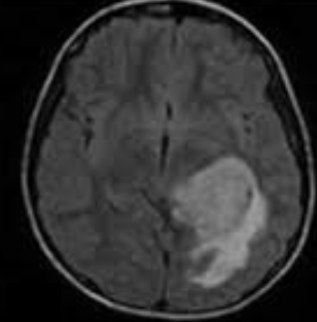
%> input picture HW2/HW2/Tumor.png, 317 x 322 px
$ octave Q3_1.m   (GNU Octave 9; MATLAB toolbox functions it lacks are replaced by stand-ins)
%> lines starting %> are read from the running program, lines starting %| are printed output that depends on the picture
### HW2/Matlab-Code/3/applyGaussianLPF.m
function outputImage = applyGaussianLPF(inputImage, cutoffFrequency, order)
    [rows, cols] = size(inputImage);
    transformedImage = fft2(double(inputImage));
    u = 0:(rows-1);
    v = 0:(cols-1);
    u(u > rows/2) = u(u > rows/2) - rows;
    v(v > cols/2) = v(v > cols/2) - cols;
    [V, U] = meshgrid(v, u);
    distanceMatrix = sqrt(U.^2 + V.^2);
    gaussianFilter = exp(-1/2 * (distanceMatrix.^2 / cutoffFrequency^order));
    filteredTransform = gaussianFilter .* transformedImage;
    outputImage = real(ifft2(filteredTransform));
end

### HW2/Matlab-Code/3/Q3_1.m
clear; close all; clc;

%% Load and preprocess the image
tumor_image = rgb2gray(imread('D:\My-Documants\PhD\Term_03_1403\HW2_402811068\HW2\Tumor.png'));
%> tumor_image: size 322x317 uint8; min 0, max 168, mean 49.9
figure;
imshow(tumor_image), title('Input Tumor Image');

%% Segmentation using Multi-threshold Otsu Method
num_thresholds_1 = 3;
otsu_thresholds_1 = multithresh(tumor_image, num_thresholds_1);
%> otsu_thresholds_1 = [29 62 95]
segmented_labels_1 = imquantize(tumor_image, otsu_thresholds_1);
%> segmented_labels_1: size 322x317 double; 4 distinct labels, from 1 to 4
segmented_otsu_1 = labeloverlay(tumor_image, segmented_labels_1);
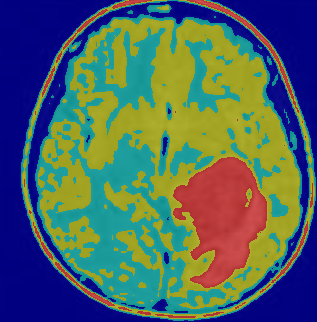
%> segmented_otsu_1: size 322x317x3 uint8; mean R, G, B 79.4, 99.9, 98.5

figure;
subplot(1, 2, 1), imshow(tumor_image), title('Input Tumor Image');
subplot(1, 2, 2), imshow(segmented_otsu_1), title('Otsu Segmentation (3 Levels)');

num_thresholds_2 = 5;
otsu_thresholds_2 = multithresh(tumor_image, num_thresholds_2);
%> otsu_thresholds_2 = [16 43 64 89 120]
segmented_labels_2 = imquantize(tumor_image, otsu_thresholds_2);
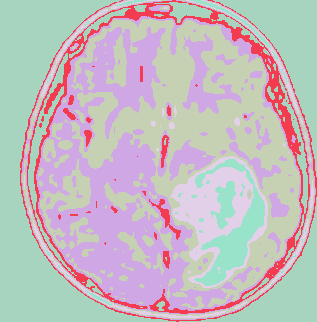
%> segmented_labels_2: size 322x317 double; 6 distinct labels, from 1 to 6; one colour per label, 0 black
segmented_otsu_2 = labeloverlay(tumor_image, segmented_labels_2);
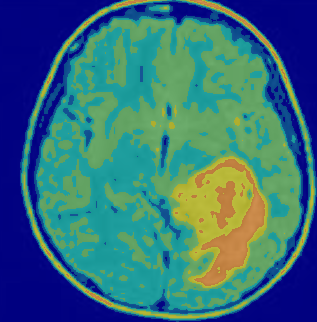
%> segmented_otsu_2: size 322x317x3 uint8; mean R, G, B 55.5, 109.1, 122.3

figure;
subplot(1, 2, 1), imshow(tumor_image), title('Input Tumor Image');
subplot(1, 2, 2), imshow(segmented_otsu_2), title('Otsu Segmentation (5 Levels)');

%% Apply Low-Pass Filter and Segment
cutoff_frequency = 9;
filter_order = 3;
filtered_image = applyGaussianLPF(im2double(tumor_image), cutoff_frequency, filter_order);
%> in applyGaussianLPF, `outputImage = real(ifft2(filteredTransform));`:
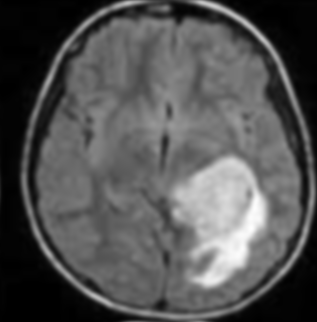
%> outputImage: size 322x317 double; min -4.45e-12, max 0.597, mean 0.196; drawn with min black and max white

num_thresholds_3 = 3;
otsu_thresholds_3 = multithresh(filtered_image, num_thresholds_3);
%> otsu_thresholds_3 = [0.108 0.232 0.368]
segmented_labels_3 = imquantize(filtered_image, otsu_thresholds_3);
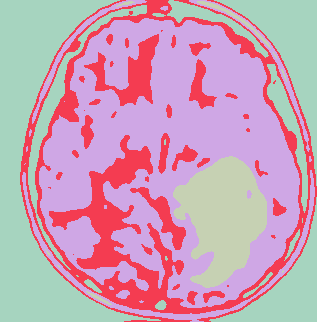
%> segmented_labels_3: size 322x317 double; 4 distinct labels, from 1 to 4; one colour per label, 0 black
segmented_filtered_otsu = labeloverlay(filtered_image, segmented_labels_3);

figure;
subplot(2, 2, 1), imshow(tumor_image), title('Input Tumor Image');
subplot(2, 2, 2), imshow(filtered_image), title('Gaussian Low-Pass Filtered Image');
subplot(2, 2, [3, 4]), imshow(segmented_filtered_otsu), title('Filtered Otsu Segmentation (3 Levels)');

%% Segmentation using K-means Clustering
num_clusters = 4;
segmented_kmeans_labels = imsegkmeans(tumor_image, num_clusters);
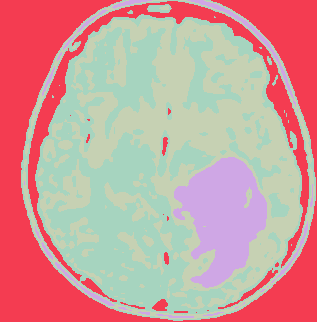
%> segmented_kmeans_labels: size 322x317 uint8; 4 distinct labels, from 1 to 4; one colour per label, 0 black
segmented_kmeans = labeloverlay(tumor_image, segmented_kmeans_labels);
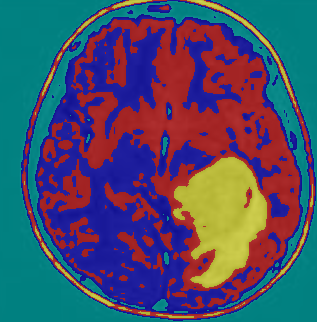
%> segmented_kmeans: size 322x317x3 uint8; mean R, G, B 73.3, 77.9, 104.6

figure;
subplot(1, 2, 1), imshow(tumor_image), title('Input Tumor Image');
subplot(1, 2, 2), imshow(segmented_kmeans), title('K-means Segmentation (4 Clusters)');

$ run again, with HW2/HW2/Nuclei.png copied over HW2/HW2/Tumor.png
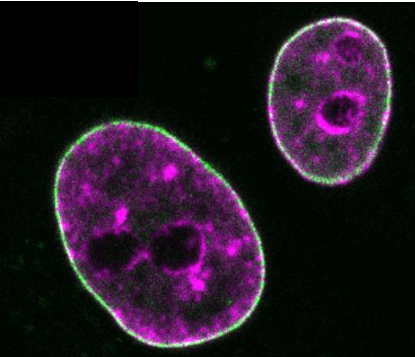
%> input picture HW2/HW2/Nuclei.png, 415 x 357 px
%> otsu_thresholds_1 = [27 71 141]
%> segmented_labels_1: size 357x415 double; 4 distinct labels, from 1 to 4
%> otsu_thresholds_2 = [21 50 82 132 200]
%> segmented_labels_2: size 357x415 double; 6 distinct labels, from 1 to 6
%> otsu_thresholds_3 = [0.0861 0.207 0.353]
%> segmented_labels_3: size 357x415 double; 4 distinct labels, from 1 to 4
%> `segmented_kmeans_labels = imsegkmeans(tumor_image, num_clusters);`:
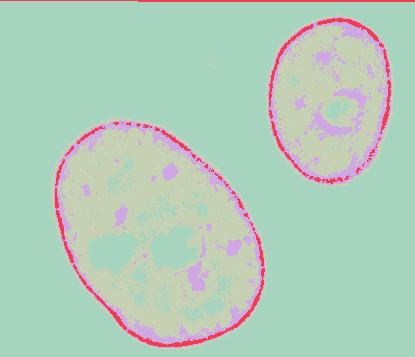
%> segmented_kmeans_labels: size 357x415 uint8; 4 distinct labels, from 1 to 4; one colour per label, 0 black
%> `segmented_kmeans = labeloverlay(tumor_image, segmented_kmeans_labels);`:
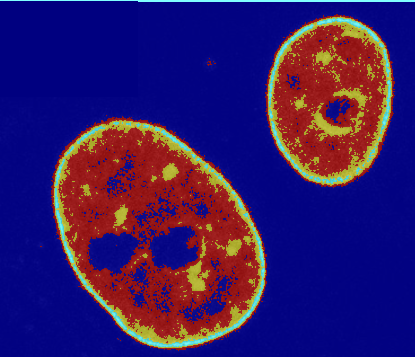
%> segmented_kmeans: size 357x415x3 uint8; mean R, G, B 52.7, 26, 102.7

$ run again, with HW2/HW2/kidney.jpg saved as HW2/HW2/Tumor.png
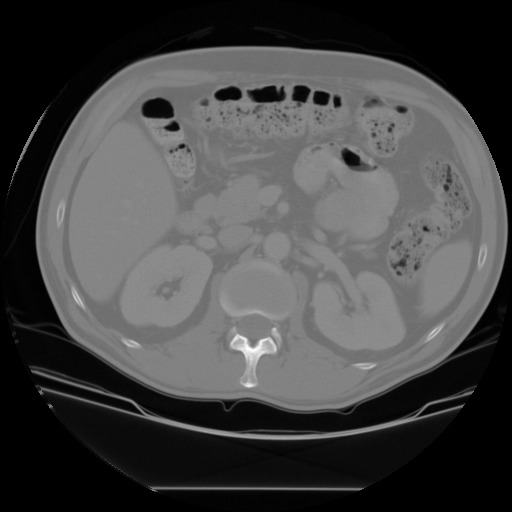
%> input picture HW2/HW2/kidney.jpg, 512 x 512 px
%> tumor_image is the input picture: size 512x512 uint8; min 0, max 255, mean 69.8
%> otsu_thresholds_1 = [31 86 123]
%> segmented_labels_1: size 512x512 double; 4 distinct labels, from 1 to 4
%> otsu_thresholds_2 = [7 38 89 123 159]
%> segmented_labels_2: size 512x512 double; 6 distinct labels, from 1 to 6
%> otsu_thresholds_3 = [0.106 0.319 0.481]
%> segmented_labels_3: size 512x512 double; 4 distinct labels, from 1 to 4
%> segmented_kmeans_labels: size 512x512 uint8; 4 distinct labels, from 1 to 4
%> `segmented_kmeans = labeloverlay(tumor_image, segmented_kmeans_labels);`:
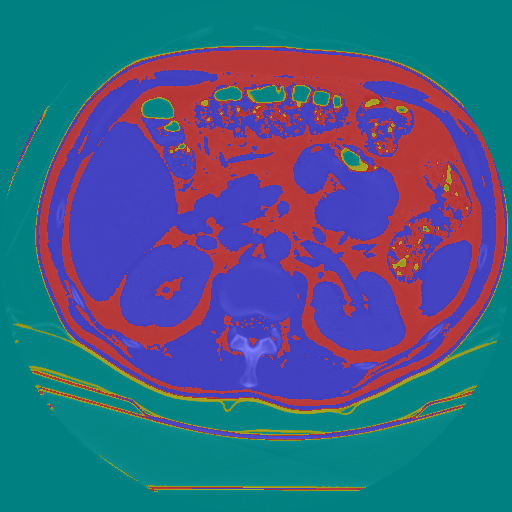
%> segmented_kmeans: size 512x512x3 uint8; mean R, G, B 65.6, 95.4, 132.3
